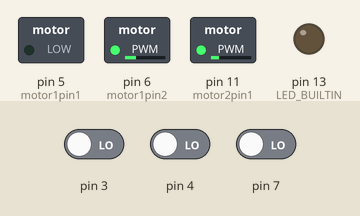
A sketch run on a simulated Arduino Uno, built with avr-gcc and run on an emulated ATmega328P. Shown: switched loads named in the sketch (green lamp = pin HIGH), output pins drawn as LEDs (lit = HIGH). Inputs (shaded band) come from the test bench; at power-on: pin 3 LOW, pin 4 LOW, pin 7 LOW.

Above: at 1.0 s.
1.1 s: pin 3 driven HIGH and pin 4 driven HIGH
At 2.1 s:
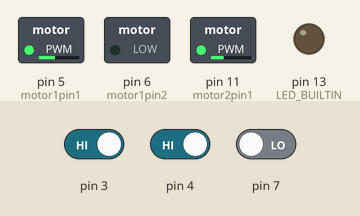
2.6 s: pin 7 driven HIGH
At 2.71 s:
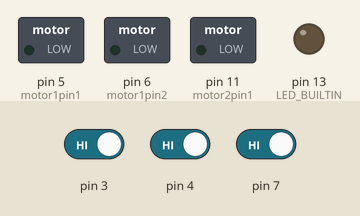
4.5 s: pin 7 driven LOW
At 5.7 s:
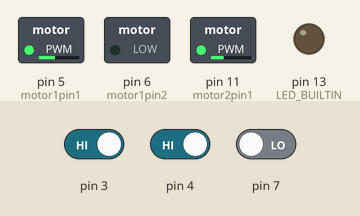
6.0 s: pin 3 driven LOW
At 6.8 s:
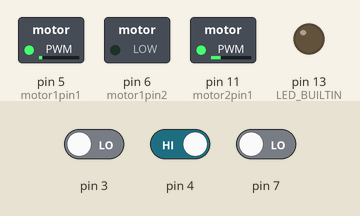
7.5 s: pin 4 driven LOW
At 8.2 s:
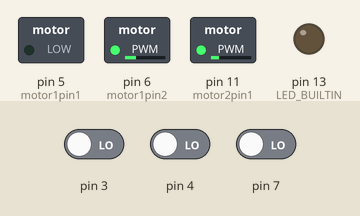
Timing chart, 0 to 10.0 s (numbered marks = the images above; inputs shaded):
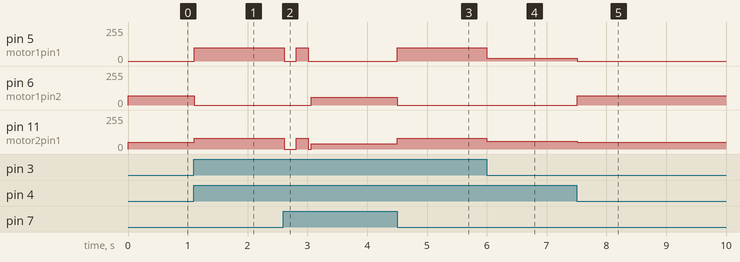

The sketch:

service_robotics.ino
```cpp
#include "Motor.h"
#include <QTRSensors.h>


QTRSensors qtr;

const uint8_t SensorCount = 4;
uint16_t sensorValues[SensorCount];

bool middle_left;
bool middle_right;
bool left;
bool right;
int cur_state;
int prev_state;

int speed = 80;
int threshold = 900;

int motor1pin1 = 5;
int motor1pin2 = 6;
int motor2pin1 = 11;
int motor2pin2 = 10;
Motor m(motor1pin1,motor1pin2,motor2pin1,motor2pin2);

// North=1, East=2, South=3, West=4
int facing = 1;

void setup(){
  pinMode(LED_BUILTIN, OUTPUT);
  qtr.setTypeRC();
  qtr.setSensorPins((const uint8_t[]){2, 3, 4, 7}, SensorCount);
  qtr.setEmitterPin(2);
  leftHandSearch(0);
}


void loop() {
}

int get_sensor_state() {
    qtr.read(sensorValues);
    left = true; middle_left=true; middle_right =true; right = true;
    if (sensorValues[0] <= threshold) {left = false;}
    if (sensorValues[1] <= threshold) {middle_left = false;}
    if (sensorValues[2] <= threshold) {middle_right = false;}
    if (sensorValues[3] <= threshold) {right = false;}
    if (left == false && middle_left == true && middle_right == true && right == false) {
      return 0; //on the line
    } else if (left == false && middle_left == false && middle_right == true && right == false) {
      return 1; //a bit on the left
    } else if (left == false && middle_left == true && middle_right == false && right == false) {
      return 2; //a bit on the right
    } else if (middle_left == true && middle_right == true && (right == true || left == true)) {
      return 3; //Intersection
    } else if (left == false && middle_left == false && middle_right == false && right == false) {
      return 4; // No trail
    } else if (left == true && middle_left == true && middle_right == false && right == false) {
      return 3;
    } else if (left == false && middle_left == false && middle_right == true && right == true) {
      return 3;
    }
}

bool searchNextIntersection() {
    int state_s = 0; bool inter_found = true;
    while (state_s != 3 && state_s !=4) {
        state_s = get_sensor_state();
        if (state_s == 0) {
            m.forward(speed);
        } else if (state_s == 1)  {
            m.forward_right(speed-20);
        } else if (state_s == 2) {
            m.forward_left(speed-20);
        }
        delay(5);
    }
    if (state_s == 4) {inter_found = false;}
    m.stop();
    return inter_found;
}

//left=1 , right=2, front=3, backward = 4
int decidePath() {
  bool left = false; bool right = false; bool front = false; int state_val;
  // state_val = get_sensor_state();
  if (sensorValues[0]>threshold) {left = true;}
  if (sensorValues[3]>threshold) {right = true;}
  m.forward(speed);
  delay(200);
  m.stop();
  delay(50);
  state_val = get_sensor_state();
  if (state_val == 0 || state_val == 1 || state_val ==2) {front = true;}
  if (left) {return 1;}
  else if (front) {return 3;}
  else if (right) {return 2;}
  else {return 4;}
}

// Find break condition
void leftHandSearch(int nb_cyl_found) {
  bool intersection;
  while (nb_cyl_found < 3) {
    intersection = searchNextIntersection();
    if (intersection) {
      delay(200);
      int dir = decidePath();
      if (dir == 1) {m.leftTurn(speed-40);}
      else if (dir == 2) {m.rightTurn(speed-40);}
      delay(200);
      int state = get_sensor_state();
      if (dir == 1 or dir == 2) {
        while (state != 0) {
          delay(5);
          state = get_sensor_state();
        }
        m.stop();
      }
    } else {
      m.rightTurn(speed-30);
      delay(200);
      int state = get_sensor_state();
      while (state != 0) {
        delay(5);
        state = get_sensor_state();
      }
      m.stop();
    }
  }
}
```

Motor.cpp
```cpp
#include "Motor.h"
#include <Servo.h>


/*the pins who are they connected*/
  Motor::Motor(int motor1pin1,int motor1pin2,int motor2pin1,int motor2pin2){
    this->motor1pin1= motor1pin1;
    this->motor1pin2= motor1pin2;
    this->motor2pin1= motor2pin1;
    this->motor2pin2= motor2pin2;
  }

/*Move the motor in the directions we want*/

  void Motor::forward(int speed){
    analogWrite(motor1pin1, speed+20);
    digitalWrite(motor1pin2, LOW);
    analogWrite(motor2pin1, speed);
    digitalWrite(motor2pin2, LOW);
  }

  void Motor::leftTurn(int speed){
    analogWrite(motor1pin1, speed+20);
    digitalWrite(motor1pin2, LOW);
    digitalWrite(motor2pin1, LOW);
    analogWrite(motor2pin2, speed);
  }

  void Motor::rightTurn(int speed){
    digitalWrite(motor1pin1,LOW) ;
    analogWrite(motor1pin2, speed+20);
    analogWrite(motor2pin1, speed);
    digitalWrite(motor2pin2,LOW);
  }

 //turn left twice , need TESTING
 void Motor::halfRotation(int sp ){
     analogWrite(motor2pin2, 125);
    digitalWrite(motor1pin1, LOW);

   // digitalWrite(motor2pin1, HIGH);
    digitalWrite(motor2pin2, LOW);
    analogWrite(motor1pin2, 125);
    delay(5);
    analogWrite(motor2pin2, 125);
    digitalWrite(motor1pin1, LOW);

   // digitalWrite(motor2pin1, HIGH);
    digitalWrite(motor2pin2, LOW);
    analogWrite(motor1pin2, 125);
  }

  void Motor::stop(){
    analogWrite(motor1pin1, 0);
    digitalWrite(motor1pin2, LOW);
    analogWrite(motor2pin1, 0);
    digitalWrite(motor2pin2, LOW);
  }

  void Motor::forward_right(int speed) {
    analogWrite(motor1pin1, speed-40);
    digitalWrite(motor1pin2, LOW);
    analogWrite(motor2pin1, speed);
    digitalWrite(motor2pin2, LOW);
  }

  void Motor::forward_left(int speed) {
    analogWrite(motor1pin1, speed);
    digitalWrite(motor1pin2, LOW);
    analogWrite(motor2pin1, speed-30);
    digitalWrite(motor2pin2, LOW);
  }
// two new methods for adjusting when leaving

//motortesting.ino
/*#include "Motor.h"

int motor1pin1 = 5;
int motor1pin2 = 6;

int motor2pin1 = 10;
int motor2pin2 = 11;

Motor m(5,6,10,11);

void setup() {
  Serial.begin(115200);
  pinMode(motor1pin1, OUTPUT);
  pinMode(motor1pin2, OUTPUT);
  pinMode(motor2pin1, OUTPUT);
  pinMode(motor2pin2, OUTPUT);
  m.forward(40);
  //delay(1000);
  //m.stop();
  //elay(1000);
  //m.rightTurn();
  //delay(1000);
  //m.forward(40);
  //delay(1000);
  //m.stop();
  ///delay(1000);
  //m.leftTurn();
 // m.stop();


}*/
```

Motor.h
```cpp
#ifndef MOTOR_H
#define MOTOR_H
#include <Arduino.h>
class  Motor{

 private:
    int sp;     /*rotationspeed;*/
    int motor1pin1;
    int motor2pin1;
    int motor1pin2;
    int motor2pin2;

 public:
    Motor(int motor1pin1,int motor1pin2,int motor2pin1,int motor2pin2);
   //void servoInitizatesSetup();
   void forward(int speed);
   void leftTurn(int speed);
   void rightTurn(int speed);
   void halfRotation(int sp);
   void stop();
   void forward_right(int speed);
   void forward_left(int speed);

};

#endif
```

Measured:
- after the input at 1.1 s, pin 5 (motor1pin1): 0/255 → 100/255 at once; pin 6 (motor1pin2): 70/255 → 0/255 at once; pin 11 (motor2pin1): 50/255 → 80/255 at once
- after the input at 2.6 s, pin 5 (motor1pin1): 100/255 → 0/255 at once, → 100/255 0.20 s later, → 0/255 0.20 s later; pin 6 (motor1pin2): 0/255 → 60/255 after 0.46 s; pin 11 (motor2pin1): 80/255 → 0/255 at once, → 80/255 0.20 s later, → 40/255 0.20 s later
- after the input at 4.5 s, pin 5 (motor1pin1): 0/255 → 100/255 at once; pin 6 (motor1pin2): 60/255 → 0/255 at once; pin 11 (motor2pin1): 40/255 → 80/255 at once
- after the input at 6.0 s, pin 5 (motor1pin1): 100/255 → 20/255 at once; pin 11 (motor2pin1): 80/255 → 60/255 at once
- after the input at 7.5 s, pin 5 (motor1pin1): 20/255 → 0/255 at once; pin 6 (motor1pin2): 0/255 → 70/255 at once; pin 11 (motor2pin1): 60/255 → 50/255 at once
